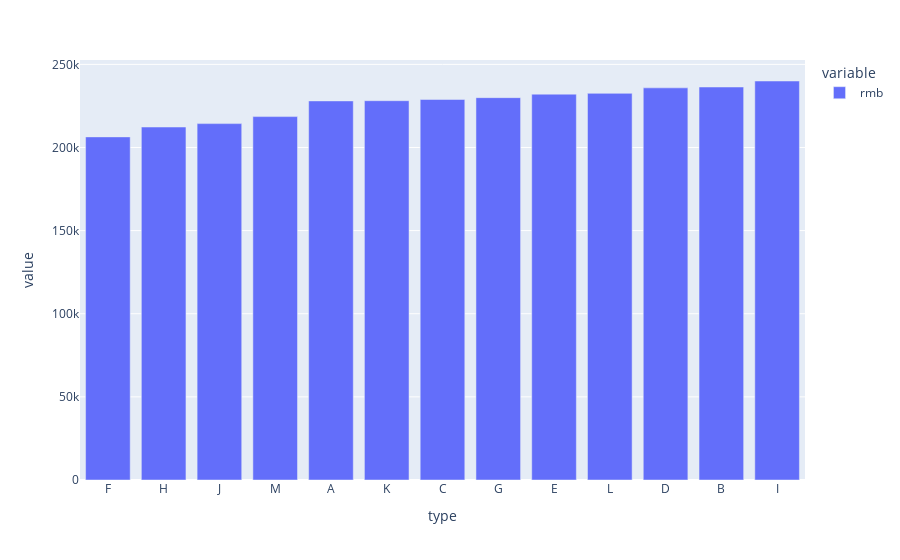

Notebook source saved alongside this figure:
### Code cell
# 这里再复习了之前的 sort_values 
# 按 rmb 排序后再算图
new_fig2 = new_df.sort_values(by="rmb").plot.bar()
new_fig2.show()

### Figure 1 — Plotly figure (JSON) as saved in the notebook; plotly's stock layout.template omitted (floating-point values rounded to 4 significant figures)
{"data": [{"alignmentgroup": "True", "hovertemplate": "variable=rmb<br>type=%{x}<br>value=%{y}<extra></extra>", "legendgroup": "rmb", "marker": {"color": "#636efa"}, "name": "rmb", "offsetgroup": "rmb", "orientation": "v", "showlegend": true, "textposition": "auto", "type": "bar", "x": ["F", "H", "J", "M", "A", "K", "C", "G", "E", "L", "D", "B", "I"], "xaxis": "x", "y": [206378, 212301, 214356, 218575, 228007, 228146, 228876, 229962, 232074, 232547, 235864, 236375, 239990], "yaxis": "y"}], "layout": {"barmode": "relative", "legend": {"title": {"text": "variable"}, "tracegroupgap": 0}, "margin": {"t": 60}, "xaxis": {"anchor": "y", "domain": [0, 1], "title": {"text": "type"}}, "yaxis": {"anchor": "x", "domain": [0, 1], "title": {"text": "value"}}}}
